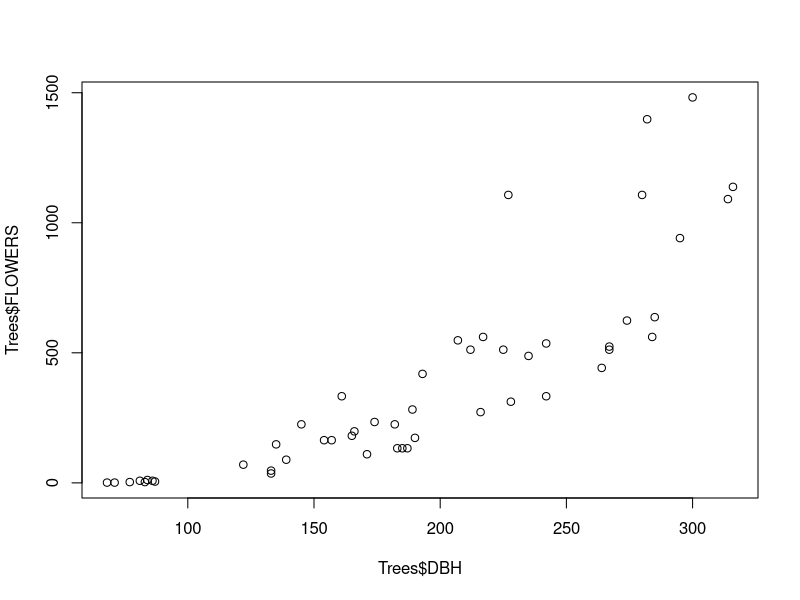
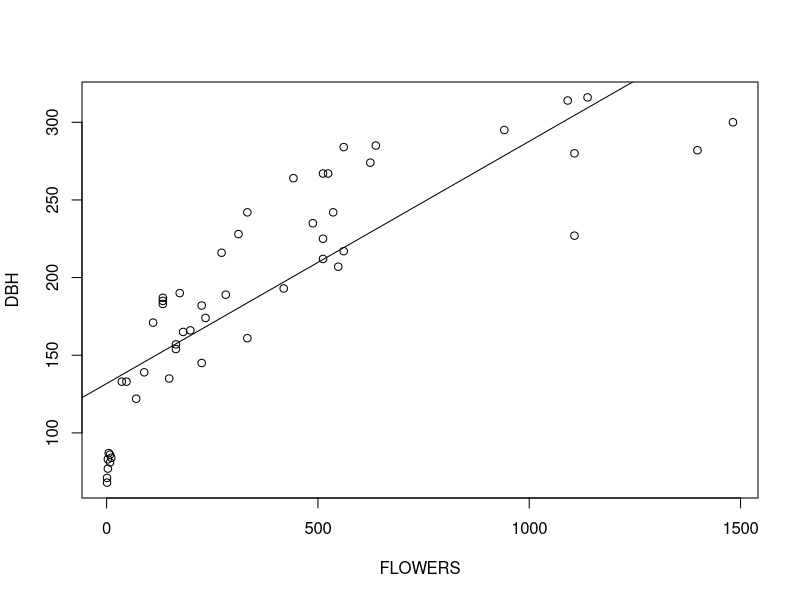

Here is the R script that generated these plots, in order:
fold <- 'C:/Users/murem/OneDrive/Desktop/BME/Datasets/Datasets'
setwd(fold)
getwd()
# give your file a name, it can be any name
#Read the table and check if the data provided is categorical or numerical
Trees <- read.table('DioeciousTrees.txt', header=TRUE)
is.numeric(Trees$FLOWERS)
is.factor(Trees$FLOWERS)
is.numeric(Trees$DBH)
is.factor(Trees$DBH)
is.numeric(Trees$SEX)
is.factor(Trees$SEX)
#x=DBH= predictor, Y=flowers= response
lm(Trees$DBH ~ Trees$FLOWERS)
Regr<- lm(DBH ~ FLOWERS, data= Trees)
#Summary() for the regression analysis
summary(Regr)
#the mathematical equations m= 0.1560, c= 131.7790, the straight line eqn is y=0.1560x +131.7790
plot(Trees$DBH, Trees$FLOWERS)
plot(DBH~FLOWERS, data=Trees)
#Answer the question if it's appropriate for fit the best fit line
abline(Regr)
#finish up 